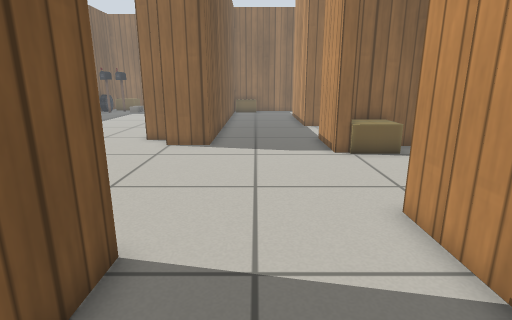
[1] (above)

19 first-person views from a walk through a robot-simulator world made for Gazebo. The camera is 0.69 m above the floor, tilts 14° down and sees 80° across. The lines on the ground mark 1 m squares. The floor is counted in squares, 0.25 m on a side. Each view is taken from the middle of a square. On the plan, view 1 faces up. The plan holds only what a view shows up to about 20 squares ahead; the rest is blank. The place goes on beyond the plan. Gazebo's built-in surfaces are drawn with simple patterns. Some stock models are drawn as simple stand-ins.

[2]
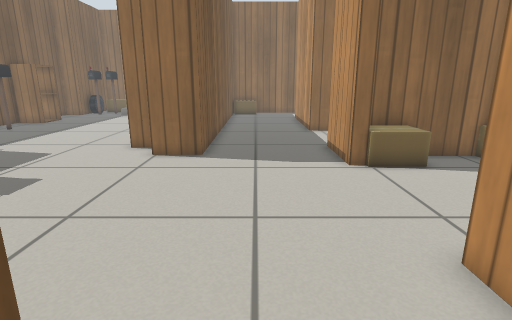

[3]
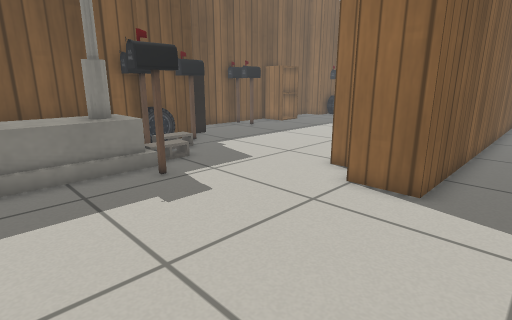

[4]
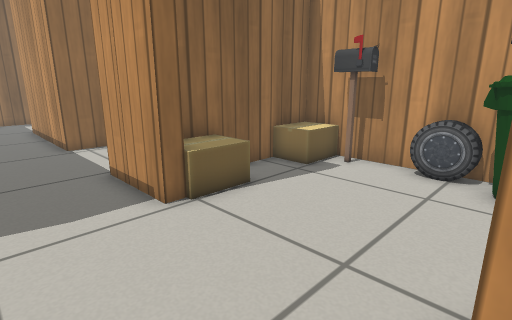

[5]
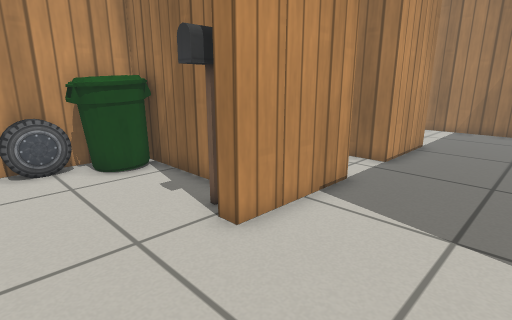

[6]
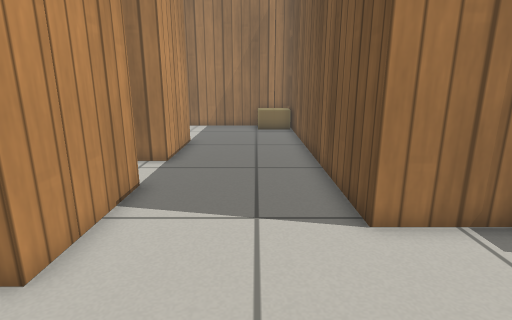

[7]
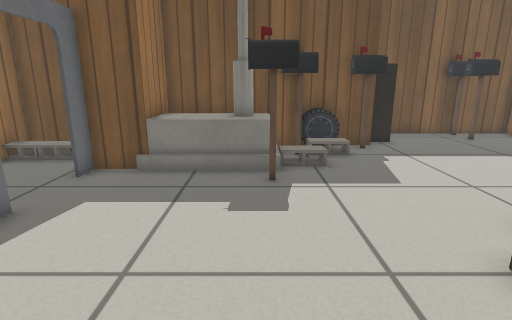

[8]
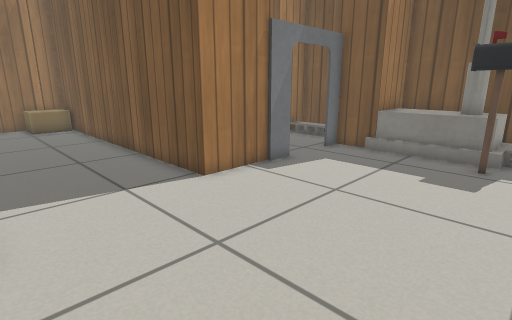

[9]
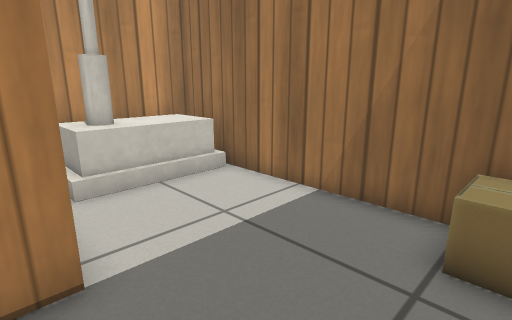

[10]
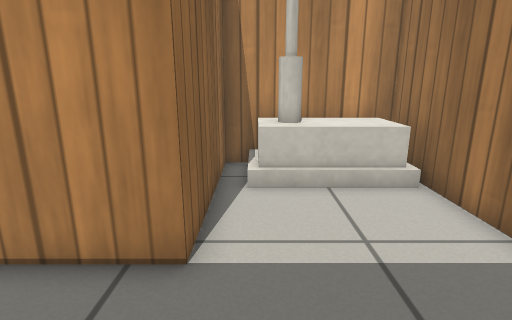

[11]
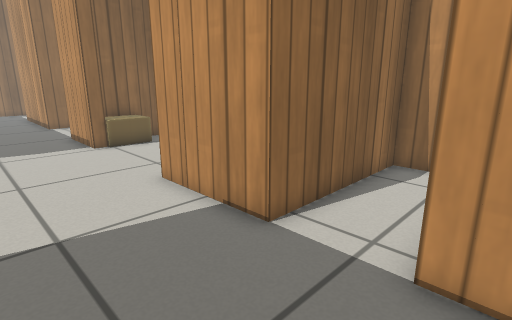

[12]
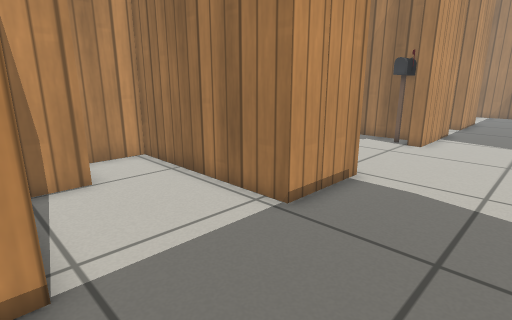

[13]
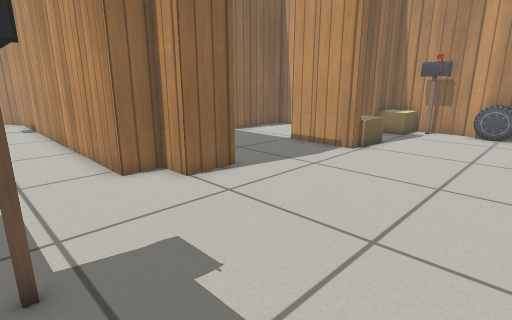

[14]
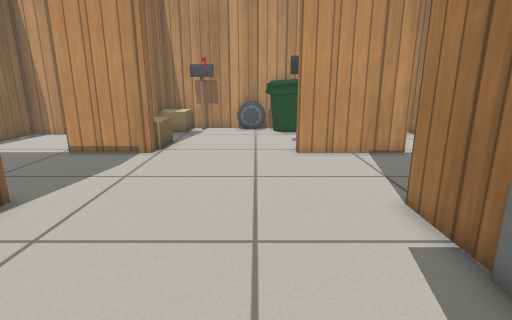

[15]
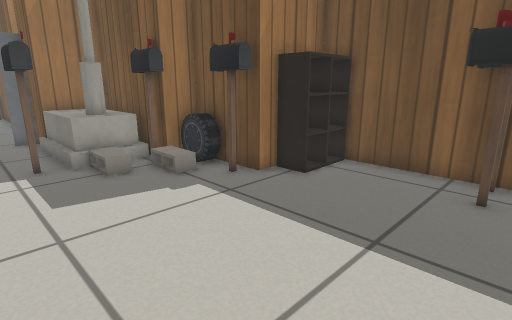

[16]
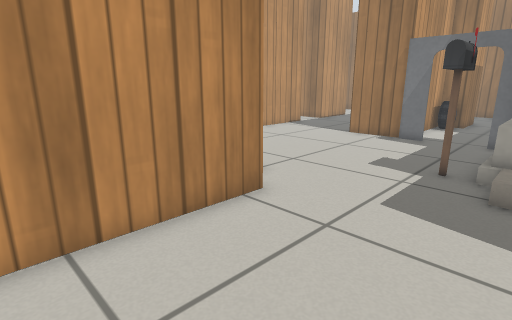

[17]
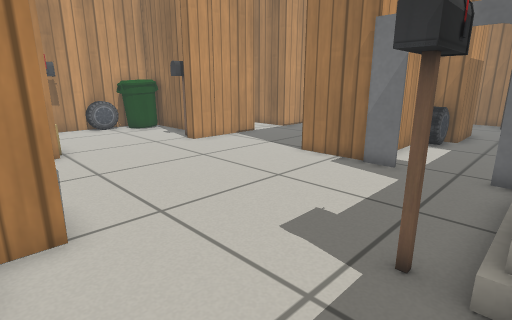

[18]
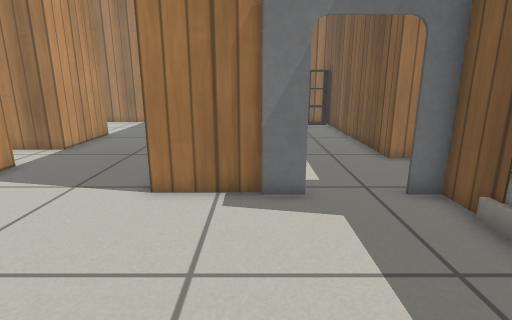

[19]
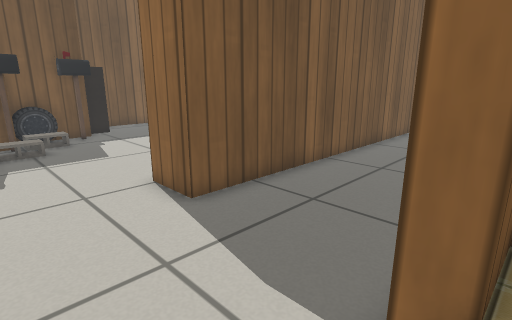

### Floor plan
Ten units are one square. View 1 is at (0, 0); x grows to the right and y downward. Boxes are objects, and circles mark ways between rooms. Rooms are numbered by the first view taken in them; rooms with no view inside come last. Other rooms are left out.
<svg viewBox="-180 -230 291 344">
<path fill="none" stroke="#000" d="M-53 -45 -23 -45 -23 109 -12 106M32 -124 32 -157 106 -157 106 -179M-23 -225 -23 -139 -42 -139 -42 -153 -56 -153 -56 -225M80 -184 80 -205 32 -205 32 -225M80 9 89 9M96 -6 96 -19 32 -19 32 -64M-173 -225 -173 -153 -138 -153 -138 -119 -124 -119 -124 -65 -98 -65 -98 -44M-19 107 96 107 96 49 32 49 32 9 56 9M-159 -166 -159 -156M-172 -165 -147 -165 -147 -152M43 -49 106 -49 106 -137 38 -137M-67 50 -67 19 -53 19 -53 -45M-124 -30 -124 -7 -101 -7 -101 96"/>
<rect x="-175" y="-215" width="10" height="10" fill="#bbb"><title>postbox</title></rect>
<rect x="-165" y="-225" width="20" height="30" fill="#bbb"><title>postbox</title></rect>
<rect x="-135" y="-135" width="10" height="10" fill="#bbb"><title>car</title></rect>
<rect x="-135" y="-155" width="10" height="20" fill="#bbb"><title>postbox</title></rect>
<rect x="-125" y="-105" width="30" height="40" fill="#bbb"><title>house</title></rect>
<rect x="-125" y="-125" width="10" height="20" fill="#bbb"><title>postbox</title></rect>
<rect x="-115" y="-115" width="20" height="10" fill="#bbb"><title>cinder block</title></rect>
<rect x="-95" y="-55" width="50" height="10" fill="#bbb"><title>door leaf</title></rect>
<rect x="-95" y="-115" width="20" height="20" fill="#bbb"><title>postbox</title></rect>
<rect x="-25" y="85" width="30" height="20" fill="#bbb"><title>cardboard box</title></rect>
<rect x="65" y="55" width="30" height="50" fill="#bbb"><title>house</title></rect>
<rect x="35" y="-65" width="20" height="10" fill="#bbb"><title>postbox</title></rect>
<rect x="35" y="-135" width="30" height="20" fill="#bbb"><title>cardboard box</title></rect>
<rect x="75" y="-75" width="30" height="20" fill="#bbb"><title>bin</title></rect>
<rect x="85" y="-135" width="20" height="20" fill="#bbb"><title>cardboard box</title></rect>
<rect x="95" y="-95" width="10" height="30" fill="#bbb"><title>car</title></rect>
<rect x="95" y="-125" width="10" height="20" fill="#bbb"><title>postbox</title></rect>
<rect x="-115" y="-25" width="10" height="10" fill="#bbb"><title>cinder block</title></rect>
<rect x="-115" y="-35" width="10" height="10" fill="#bbb"><title>cinder block</title></rect>
<rect x="-65" y="-5" width="10" height="20" fill="#bbb"><title>car</title></rect>
<circle cx="30" cy="-95" r="3" fill="#2a7"/>
<circle cx="-75" cy="-40" r="3" fill="#2a7"/>
<text x="-30" y="-90">1</text>
<text x="70" y="-90">2</text>
<text x="-80" y="10">3</text>
</svg>
Room 1 opens to room 2. Room 1 opens to room 3.

Where each view was taken, in squares from view 1:
view 1: 0 up, 0 right, facing up
view 2: 2 up, 0 right, facing up
view 3: 6 up, 0 right, facing up-left
view 4: 6 up, 0 right, facing up-right
view 5: 10 up, 1 left, facing down-right
view 6: 10 up, 0 right, facing down
view 7: 10 up, 0 right, facing left
view 8: 12 up, 3 right, facing down-left
view 9: 4 down, 1 left, facing down-right
view 10: 6 down, 1 left, facing right
view 11: 2 down, 1 left, facing up-right
view 12: 21 up, 1 left, facing down-right
view 13: 6 up, 9 left, facing up-right
view 14: 8 up, 9 left, facing right
view 15: 22 up, 7 left, facing down-left
view 16: 21 up, 11 left, facing down-right
view 17: 15 up, 10 left, facing down-right
view 18: 12 up, 5 left, facing down
view 19: 10 up, 4 right, facing up-left
